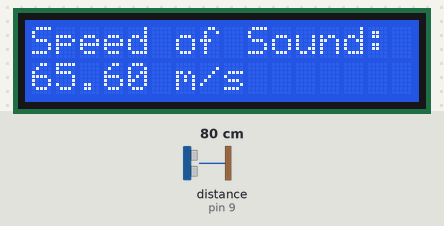
The sketch below on a simulated Arduino Uno, built with avr-gcc and run on an emulated ATmega328P. Parts: 16×2 character LCD. Wiring (inferred from the names in the program): ultrasonic range finder: trigger pin 13; echo pin 9. The inputs (shaded band) are chosen by the test bench; at power-on: distance to the obstacle (sensor on pin 9) 80 cm. The echo pulse lasts 58.3 µs per cm.

Above: at 1.2 s.
1.3 s: distance to the obstacle (sensor on pin 9) set to 2 cm
At 2.2 s:
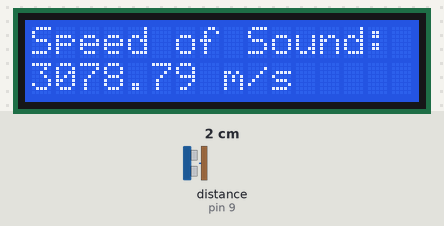
3.0 s: distance to the obstacle (sensor on pin 9) set to 60 cm
At 4.3 s:
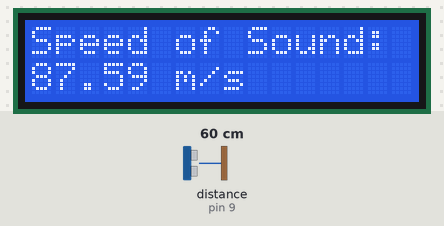
5.1 s: distance to the obstacle (sensor on pin 9) set to 4 cm
At 6.8 s:
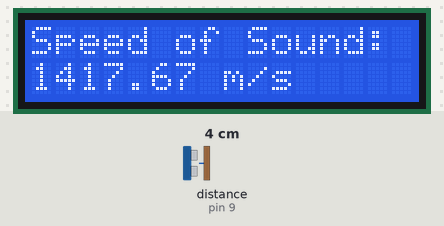
Timing chart, 0 to 8.3 s (numbered marks = the images above; inputs shaded):
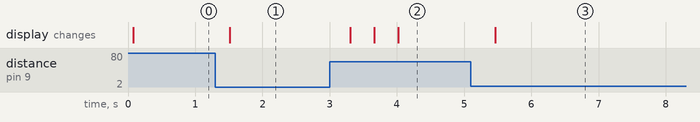

Measured:
- after the input at 1.3 s, the display: changes after 0.22 s (image 1)
- after the input at 3.0 s, the display: changes after 0.30 s (image 2)
- after the input at 5.1 s, the display: changes after 0.36 s (image 3)

The sketch:

speedOfSoundLCD.ino
```cpp
#include<LiquidCrystal.h>
LiquidCrystal LCD(12,11,5,4,3,2);

int trigPin=13; //Sensor trigger pin is connected to arduino 13
int echoPin=9; //Sensor echo pin is connected to arduino 11
float pingTime; //Time for ping to hit target and return
float speedOfSound; //Speed of sound
float targetDistance=6.0; //Target distance


void setup() {
  Serial.begin(9600); //Turn on serial port
  pinMode(trigPin, OUTPUT); //Set trig pin as an output
  pinMode(echoPin, INPUT); //Set echo pin as an input

  LCD.begin(16,2);
  LCD.setCursor(0,0);
  LCD.print("Speed of Sound: ");
}

void loop() {
  digitalWrite(trigPin, LOW); //Set trigger pin LOW
  delayMicroseconds(2000); //Pause to let signal settle
  digitalWrite(trigPin, HIGH); //Take trigger pin HIGH
  delayMicroseconds(10); //Pause with trigger pin HIGH
  digitalWrite(trigPin, LOW); //Finish trigger pause by bringing it low

  pingTime=pulseIn(echoPin, HIGH); //Measure ping travel time in microseconds

  speedOfSound=2*targetDistance/pingTime; //Gives us speed in inches per microseconds
  speedOfSound=speedOfSound*25400; //Gives us speed in meters per second (1 inch = 0.0254 meters, 1 microsecond = 1 * 10^-6 seconds)

  LCD.setCursor(0,1);
  LCD.print("                "); //Clears second row
  LCD.setCursor(0,1);
  LCD.print(speedOfSound);
  LCD.print(" m/s");
  delay(350);
}
```
